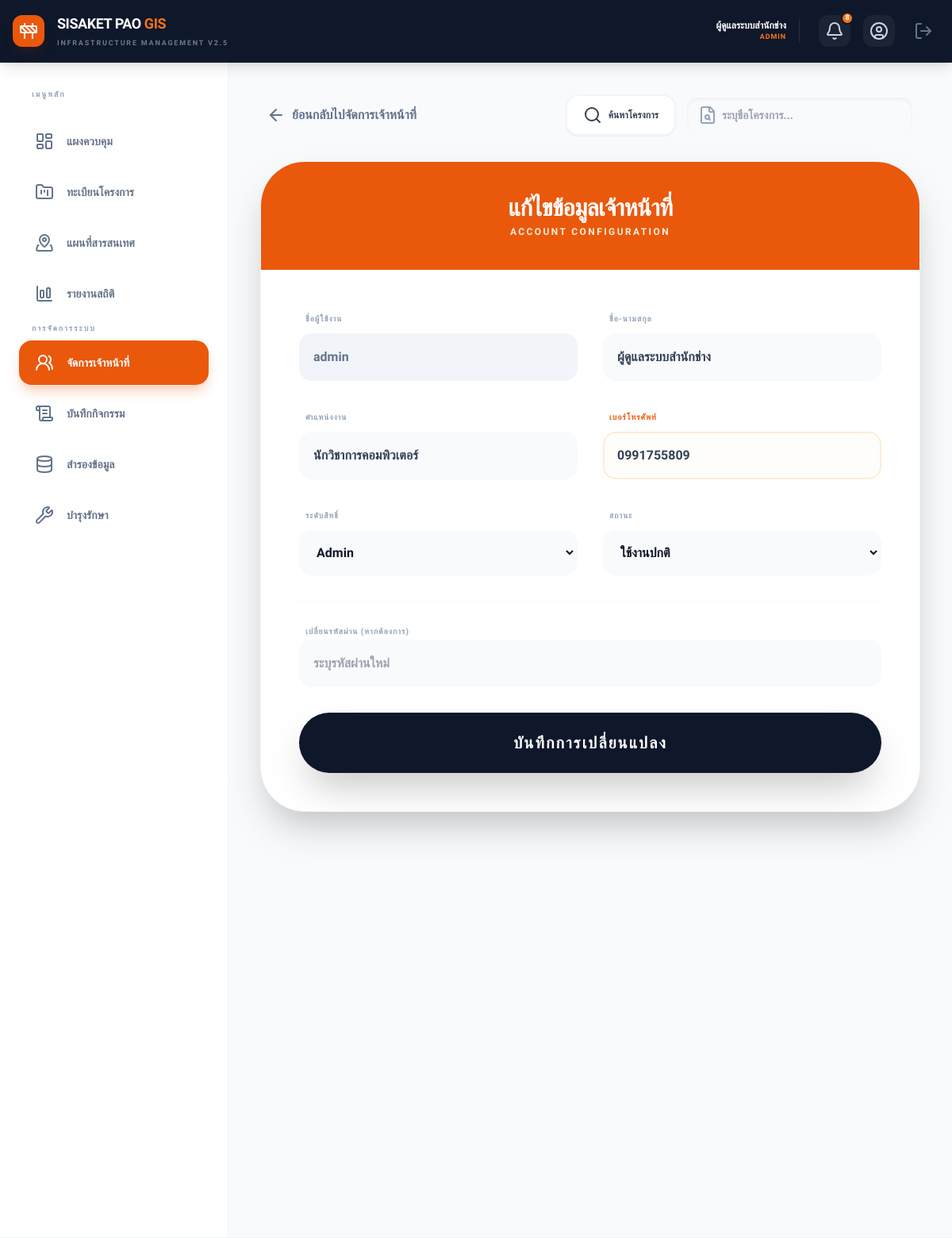
Page /edit_user.php?id=1 (signed in) on the committed database.
### tables this page shows
CREATE TABLE `users` (
  `id` int(11) NOT NULL,
  `username` varchar(50) NOT NULL COMMENT 'ชื่อผู้ใช้งาน',
  `password` varchar(255) NOT NULL COMMENT 'รหัสผ่าน (Hash)',
  `full_name` varchar(100) NOT NULL COMMENT 'ชื่อ-นามสกุล',
  `position` varchar(100) DEFAULT NULL COMMENT 'ตำแหน่งงาน',
  `phone` varchar(20) DEFAULT NULL,
  `department` varchar(100) DEFAULT 'สำนักช่าง' COMMENT 'หน่วยงาน',
  `role` enum('admin','staff','viewer') DEFAULT 'staff' COMMENT 'ระดับสิทธิ์',
  `status` enum('active','inactive') DEFAULT 'active' COMMENT 'สถานะบัญชี',
  `last_login` datetime DEFAULT NULL COMMENT 'เข้าสู่ระบบล่าสุด',
  `created_at` timestamp NOT NULL DEFAULT current_timestamp()
);

### includes/functions.php (called while the page is built, shortened)
<?php
if (!function_exists('e')) {
    function e($string) {
        return htmlspecialchars($string ?? '', ENT_QUOTES, 'UTF-8');
    }
}
?>

### edit_user.php (the view, shortened to what this page needs)
<?php
require_once 'config/db.php';
require_once 'includes/functions.php';
$id = intval($_GET['id']);
$stmt = $conn->prepare("SELECT * FROM users WHERE id = ?");
$stmt->bind_param("i", $id);
$stmt->execute();
$user_data = $stmt->get_result()->fetch_assoc();
include 'includes/header.php';
?>
<div class="max-w-5xl mx-auto pb-20 animate-in fade-in duration-500">
    <div class="flex flex-col lg:flex-row justify-between items-center mb-8 gap-4 px-2">
        <a href="users.php" class="text-slate-500 hover:text-orange-600 flex items-center gap-2 font-bold transition-all group shrink-0">
            <i data-lucide="arrow-left" size="18" class="group-hover:-translate-x-1 transition-transform"></i>
            <span>ย้อนกลับไปจัดการเจ้าหน้าที่</span>
        </a>
        <div class="flex items-center gap-3 w-full lg:w-auto">
            <a href="projects.php" class="bg-white border-2 border-slate-100 text-slate-700 px-5 py-3 rounded-2xl font-black text-xs shadow-sm hover:border-orange-500 hover:text-orange-600 transition-all flex items-center gap-2 group whitespace-nowrap">
                <i data-lucide="search" size="16" class="group-hover:scale-110 transition-transform"></i>
                <span>ค้นหาโครงการ</span>
            </a>
            <form action="projects.php" method="GET" class="relative flex-1 lg:w-72 group">
                <div class="absolute left-4 top-1/2 -translate-y-1/2 text-slate-400 group-focus-within:text-orange-600 transition-colors">
                    <i data-lucide="file-search" size="18"></i>
                </div>
                <input type="text" name="search" placeholder="ระบุชื่อโครงการ..."
                       class="w-full pl-11 pr-4 py-3 bg-slate-50 border-2 border-transparent rounded-2xl outline-none focus:border-orange-500 focus:bg-white transition-all font-bold text-sm shadow-inner">
            </form>
        </div>
    </div>
    <div class="bg-white rounded-[3.5rem] shadow-2xl border border-slate-100 overflow-hidden">
        <div class="bg-orange-600 p-10 text-white relative overflow-hidden text-center">
            <h2 class="text-3xl font-black relative z-10 uppercase tracking-tight">แก้ไขข้อมูลเจ้าหน้าที่</h2>
            <p class="text-orange-100 text-xs font-black uppercase tracking-[0.2em] mt-1 relative z-10">Account Configuration</p>
        </div>
        <form method="POST" class="p-8 md:p-12 space-y-8">
            <div class="grid grid-cols-1 md:grid-cols-2 gap-8">
                <div class="space-y-2">
                    <label class="text-[10px] font-black text-slate-400 uppercase tracking-widest ml-2">ชื่อผู้ใช้งาน</label>
                    <input type="text" value="<?= e($user_data['username']) ?>" disabled
                           class="w-full p-4 bg-slate-100 border-2 border-slate-100 rounded-2xl font-bold text-slate-500 cursor-not-allowed outline-none">
                </div>
                <div class="space-y-2">
                    <label class="text-[10px] font-black text-slate-400 uppercase tracking-widest ml-2">ชื่อ-นามสกุล</label>
                    <input type="text" name="full_name" value="<?= e($user_data['full_name']) ?>" required
                           class="w-full p-4 bg-slate-50 border-2 border-slate-50 rounded-2xl outline-none focus:border-orange-500 focus:bg-white transition-all font-bold text-slate-700">
                </div>
                <div class="space-y-2">
                    <label class="text-[10px] font-black text-slate-400 uppercase tracking-widest ml-2">ตำแหน่งงาน</label>
                    <input type="text" name="position" value="<?= e($user_data['position']) ?>"
                           class="w-full p-4 bg-slate-50 border-2 border-slate-50 rounded-2xl outline-none focus:border-orange-500 focus:bg-white transition-all font-bold text-slate-700">
                </div>
                <div class="space-y-2">
                    <label class="text-[10px] font-black text-orange-600 uppercase tracking-widest ml-2">เบอร์โทรศัพท์</label>
                    <input type="text" name="phone" value="<?= e($user_data['phone']) ?>" placeholder="0XX-XXX-XXXX"
                           class="w-full p-4 bg-orange-50/30 border-2 border-orange-100 rounded-2xl outline-none focus:border-orange-500 focus:bg-white transition-all font-black text-slate-700">
                </div>
                <div class="space-y-2">
                    <label class="text-[10px] font-black text-slate-400 uppercase tracking-widest ml-2">ระดับสิทธิ์</label>
                    <select name="role" class="w-full p-4 bg-slate-50 border-2 border-slate-50 rounded-2xl font-bold outline-none focus:border-orange-500">
                        <option value="admin" <?= $user_data['role'] == 'admin' ? 'selected' : '' ?>>Admin</option>
                    </select>
                </div>
                <div class="space-y-2">
                    <label class="text-[10px] font-black text-slate-400 uppercase tracking-widest ml-2">สถานะ</label>
                    <select name="status" class="w-full p-4 bg-slate-50 border-2 border-slate-50 rounded-2xl font-bold outline-none focus:border-orange-500">
                        <option value="active" <?= $user_data['status'] == 'active' ? 'selected' : '' ?>>ใช้งานปกติ</option>
                    </select>
                </div>
            </div>
            <div class="pt-6 border-t border-slate-50">
                <label class="text-[10px] font-black text-slate-400 uppercase tracking-widest ml-2">เปลี่ยนรหัสผ่าน (หากต้องการ)</label>
                <input type="password" name="password" placeholder="ระบุรหัสผ่านใหม่"
                       class="w-full p-4 bg-slate-50 border-2 border-slate-50 rounded-2xl outline-none focus:border-orange-500 transition-all font-bold">
            </div>
            <button type="submit" class="w-full bg-slate-900 hover:bg-orange-600 text-white font-black py-6 rounded-[2.5rem] shadow-2xl transition-all active:scale-95 text-xl mt-4 uppercase tracking-widest">
                บันทึกการเปลี่ยนแปลง
            </button>
        </form>
    </div>
</div>
<?php include 'includes/footer.php'; ?>

### includes/header.php (style rules this page uses)
body { font-family: 'Sarabun', sans-serif; }

### rows in the picture
users: username "admin", full_name "ผู้ดูแลระบบสำนักช่าง", position "นักวิชาการคอมพิวเตอร์", phone "0991755809", role "Admin", status "ใช้งานปกติ"

### other values in the picture
$_SESSION['full_name'] "ผู้ดูแลระบบสำนักช่าง"
$_SESSION['role'] "ADMIN"
$unread_count "8"
